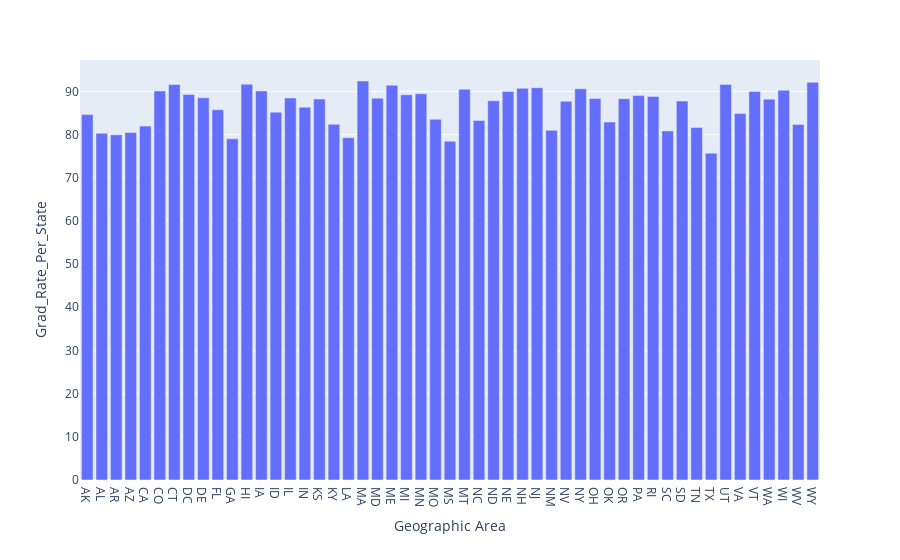

The code cell stored with this chart in its notebook:
### Code cell
px.bar(data_frame=grad_per_state, x='Geographic Area', y='Grad_Rate_Per_State')

# All the graduation rates are pretty high in all the states

### Figure 1 — Plotly figure (JSON) as saved in the notebook; plotly's stock layout.template omitted (floating-point values rounded to 4 significant figures)
{"data": [{"alignmentgroup": "True", "hovertemplate": "Geographic Area=%{x}<br>Grad_Rate_Per_State=%{y}<extra></extra>", "legendgroup": "", "marker": {"color": "#636efa", "pattern": {"shape": ""}}, "name": "", "offsetgroup": "", "orientation": "v", "showlegend": false, "textposition": "auto", "type": "bar", "x": ["AK", "AL", "AR", "AZ", "CA", "CO", "CT", "DC", "DE", "FL", "GA", "HI", "IA", "ID", "IL", "IN", "KS", "KY", "LA", "MA", "MD", "ME", "MI", "MN", "MO", "MS", "MT", "NC", "ND", "NE", "NH", "NJ", "NM", "NV", "NY", "OH", "OK", "OR", "PA", "RI", "SC", "SD", "TN", "TX", "UT", "VA", "VT", "WA", "WI", "WV", "WY"], "xaxis": "x", "y": [84.63, 80.3, 79.95, 80.47, 81.96, 90.11, 91.59, 89.3, 88.52, 85.74, 79.01, 91.67, 90.11, 85.17, 88.48, 86.32, 88.23, 82.37, 79.29, 92.4, 88.42, 91.43, 89.21, 89.47, 83.52, 78.47, 90.49, 83.25, 87.82, 89.99, 90.71, 90.85, 80.98, 87.72, 90.61, 88.34, 82.91, 88.3, 89.02, 88.82, 80.85, 87.75, 81.63, 75.69, 91.62, 84.88, 89.98, 88.2, 90.26, 82.35, 92.1], "yaxis": "y"}], "layout": {"barmode": "relative", "legend": {"tracegroupgap": 0}, "margin": {"t": 60}, "xaxis": {"anchor": "y", "domain": [0, 1], "title": {"text": "Geographic Area"}}, "yaxis": {"anchor": "x", "domain": [0, 1], "title": {"text": "Grad_Rate_Per_State"}}}}
